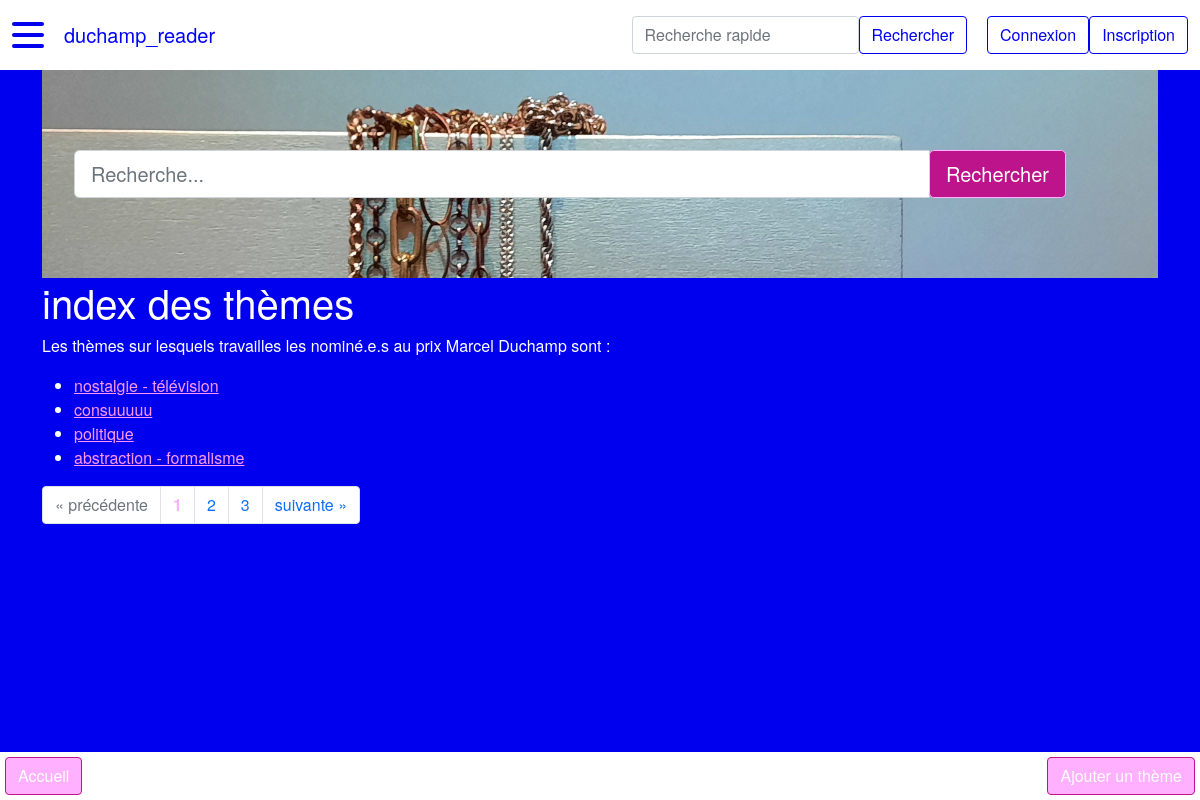
Before: /theme with the older database file.
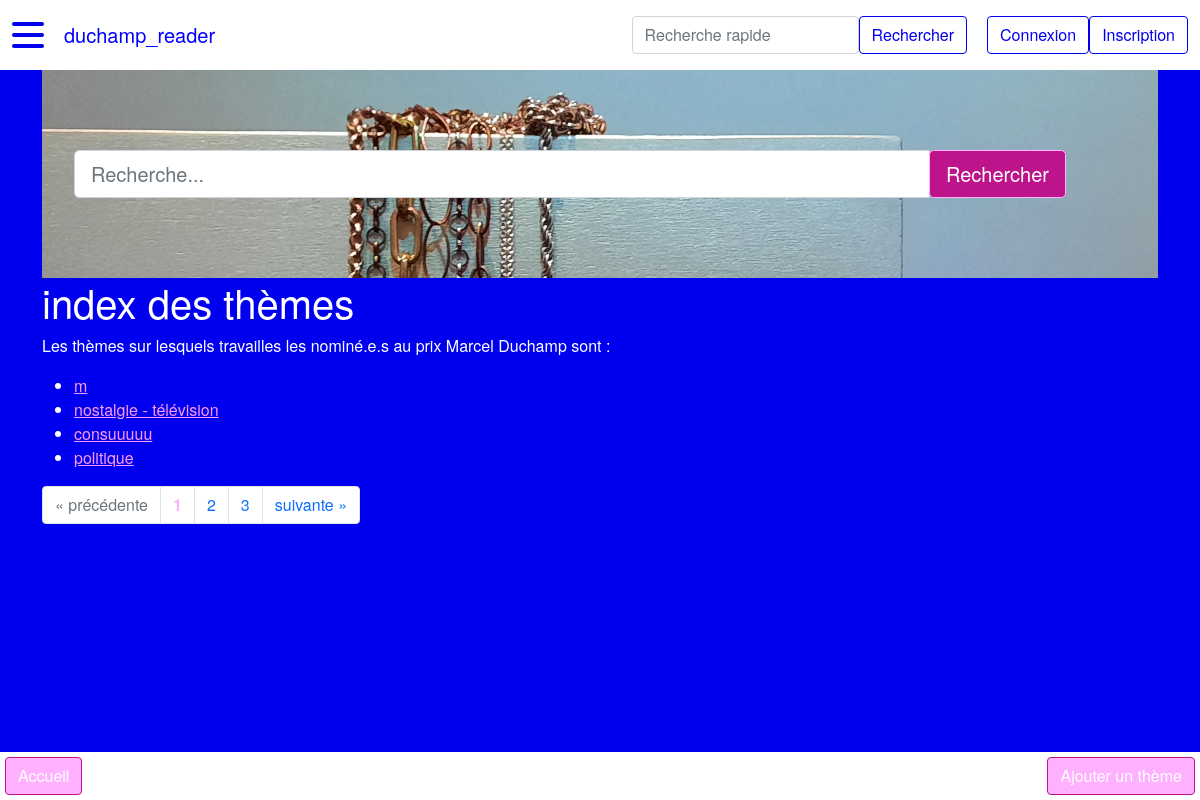
After: the same page with the newer database file.
### duchamp_reader/modeles/classes_generic.py (models this page shows, shortened)
class Theme(db.Model):
    __tablename__ = "theme"
    id = db.Column(db.Integer, unique=True, nullable=False, primary_key=True, autoincrement=True)
    nom = db.Column(db.Text, nullable=False)
    classname = db.Column(db.Text, nullable=False, default="theme")
    authorship = db.relationship("AuthorshipTheme", back_populates="theme")
    nomination = db.relationship("Nomination", back_populates="theme")

### duchamp_reader/routes.py (the view)
@app.route("/theme")
def theme_index():
    page = request.args.get("page", 1)
    titre = "index des thèmes"
    if isinstance(page, str) and page.isdigit():
        page = int(page)
    else:
        page = 1
    themes = Theme.query.order_by(Theme.id.desc()).paginate(page=page, per_page=PERPAGE)
    return render_template("pages/theme_index.html", titre=titre, themes=themes,
                           last_nominations=last_nominations, last_artistes=last_artistes, last_galeries=last_galeries,
                           last_themes=last_themes, last_villes=last_villes)

### duchamp_reader/templates/pages/theme_index.html (shortened to what this page needs)
{% extends "conteneur.html" %}
{% block homesearch %}
    {% include "partials/recherche.html" %}
{% endblock %}
{% block corps %}
<h1>{{titre}}</h1>
    {% if themes %}
        <p>Les thèmes sur lesquels travailles les nominé.e.s au prix Marcel Duchamp sont :</p>
        <ul>
            {% for theme in themes.items %}
                <li><a href="{{url_for('theme_main', id_theme=theme.id)}}">
                    {{theme.nom}}
                </a></li>
            {% endfor %}
        </ul>
        <nav aria-label="research-pagination">
            <ul class="pagination">
                {% if themes.has_prev %}
                    <li class="page-item">
                {% else%}
                    <li class="page-item disabled">
                {% endif %}
                        <a class="page-link" href="{{url_for('theme_index', page=themes.prev_num)}}" aria-label="Previous">
                            <span aria-hidden="true">&laquo;</span>
                            <span class="sr-only">précédente</span>
                        </a>
                    </li>
                {% for page in themes.iter_pages() %}
                    {% if page %}
                        {% if page != themes.page %}
                        <li class="page-item">
                            <a class="page-link" href="{{url_for('theme_index', page=page)}}">
                                {{page}}
                            </a>
                        </li>
                        {% else %}
                            <li class="page-item active disabled">
                                <a class="page-link"><b style="color: var(--custom-light-pink)">{{page}}</b></a>
                            </li>
                        {% endif %}
                    {% else %}
                    <li class="page-item disabled">
                        <a class="page-link">...</a>
                    </li>
                    {% endif %}
                {% endfor %}
                {% if themes.has_next %}
                    <li class="page-item">
                {% else %}
                    <li class="page-item disabled">
                {% endif %}
                    <a class="page-link" href="{{url_for('theme_index', page=themes.next_num)}}" aria-label="Next">
                        <span class="sr-only">suivante</span>
                        <span aria-hidden="true">&raquo;</span>
                    </a>
                </li>
            </ul>
        </nav>
    {% endif %}
    <div class="basdepage">
        <a class="btn" href="{{url_for('accueil')}}">Accueil</a>
        <a class="btn" href="{{url_for('theme_add')}}">Ajouter un thème</a>
    </div>
{% endblock %}

Changed rows visible on the page:
no longer on this page (row unchanged): Theme: nom "abstraction - formalisme"
added Theme: nom "m"
